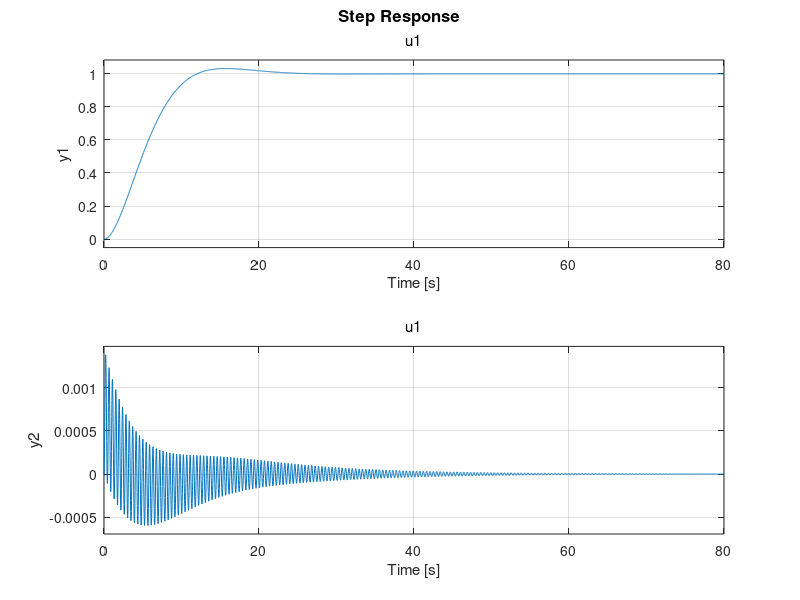

Here is the MATLAB script that generated this plot:
p1=-1;
p2=-2;
p3=-3;
p4=-4;
A=[0 0 1 0; 0 0 0 1; 0 2.2810 -0.0862 0; 0 -207.7090 -0.15124 0];
B=[0;0;0.0862;0.15124];
C=[1 0 0 0;0 1 0 0]; 
D=[0;0];
L = place(A', C',[p1 p2 p3 p4])';
new_eig = eig(A-L*C);
%sys1 = ss(A,B,C,D);
%figure(1);
%step(sys1);
%figure(2);
%sys2 = ss((A-L*C),B,C,D);
%step(sys2);

Q=[1 0 0 0;0 1 0 0;0 0 1 0; 0 0 0 1];
R=1
K= lqr(A,B,Q,R);
sys3 = ss((A-B*K),B,C,D);
figure(3);
step(sys3);
